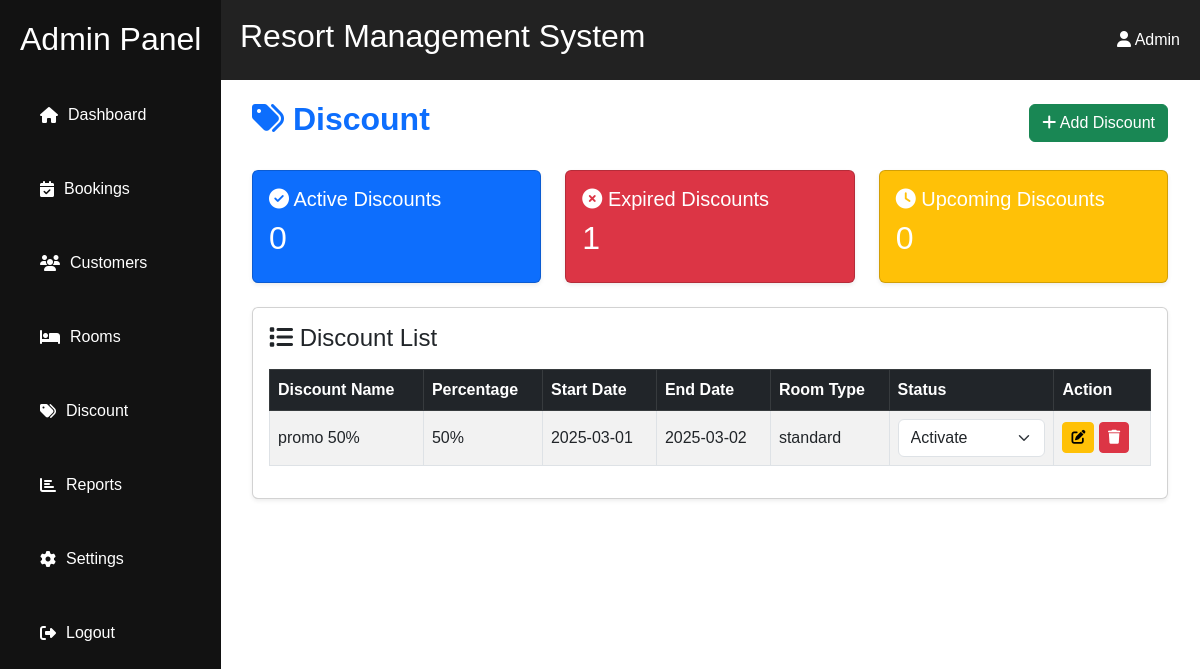
/admin/discount/index.php, run on the app's committed database.
### tables this page shows
CREATE TABLE IF NOT EXISTS `discount` (
  `discount_id` int(11) NOT NULL AUTO_INCREMENT,
  `discount_name` varchar(50) NOT NULL,
  `discount_percentage` int(11) NOT NULL,
  `discount_start` date NOT NULL,
  `discount_end` date NOT NULL,
  `discount_status` enum('activate','deactivate') NOT NULL,
  `applicable_room` enum('premium','deluxe','standard') NOT NULL,
  `created_at` datetime NOT NULL DEFAULT current_timestamp(),
  `updated_at` datetime NOT NULL DEFAULT current_timestamp(),
  PRIMARY KEY (`discount_id`)
);

### admin/includes/system_update.php (called while the page is built, shortened)
<?php
$track_query="SELECT
(SELECT COUNT(*) FROM discount WHERE discount_start<=CURDATE() && discount_end>=CURDATE()) AS active_discount,
(SELECT COUNT(*) FROM discount WHERE discount_start<CURDATE() && discount_end<CURDATE()) AS expired_discount,
(SELECT COUNT(*) FROM discount WHERE discount_start>CURDATE() && discount_end>CURDATE()) AS upcoming_discount;";
?>

### admin/discount/index.php (the view, shortened to what this page needs)
<?php
include('../../resources/database/config.php');
include("../includes/system_update.php");
$discount="SELECT * FROM discount ";
$result=mysqli_query($conn,$discount);
$track_result=mysqli_query($conn,$track_query);
$track=mysqli_fetch_assoc($track_result);
?>
<div class="content">
    <div class="container-fluid">
        <div class="d-flex justify-content-between align-items-center mb-4">
            <h2 class="fw-bold text-primary"><i class="fas fa-tags"></i> Discount</h2>
            <button class="btn btn-success"  onclick="window.location.href='create.php'">
                <i class="fas fa-plus"></i> Add Discount
            </button>
        </div>
        <div class="row mb-4">
            <div class="col-md-4">
                <div class="card text-white bg-primary shadow-sm">
                    <div class="card-body">
                        <h5 class="card-title"><i class="fas fa-check-circle"></i> Active Discounts</h5>
                        <h2><?php echo $track['active_discount'] ?></h2>
                    </div>
                </div>
            </div>
            <div class="col-md-4">
                <div class="card text-white bg-danger shadow-sm">
                    <div class="card-body">
                        <h5 class="card-title"><i class="fas fa-times-circle"></i> Expired Discounts</h5>
                        <h2><?php echo $track['expired_discount'] ?></h2>
                    </div>
                </div>
            </div>
            <div class="col-md-4">
                <div class="card text-white bg-warning shadow-sm">
                    <div class="card-body">
                        <h5 class="card-title"><i class="fas fa-clock"></i> Upcoming Discounts</h5>
                        <h2><?php echo $track['upcoming_discount'] ?></h2>
                    </div>
                </div>
            </div>
        </div>
        <div class="card shadow-sm">
            <div class="card-body">
                <h4 class="mb-3"><i class="fas fa-list"></i> Discount List</h4>
                <div class="table-responsive">
                    <table class="table table-bordered table-striped align-middle">
                        <thead class="table-dark">
                            <tr>
                                <th>Discount Name</th>
                                <th>Percentage</th>
                                <th>Start Date</th>
                                <th>End Date</th>
                                <th>Room Type</th>
                                <th>Status</th>
                                <th>Action</th>
                            </tr>
                        </thead>
                        <tbody>
                            <?php while($row=mysqli_fetch_assoc($result)){
                                $status=($row['discount_status'] == 'activate') ? 'selected' : '';
                                echo " <tr>
                                            <td>{$row['discount_name']}</td>
                                            <td>{$row['discount_percentage']}%</td>
                                            <td>{$row['discount_start']}</td>
                                            <td>{$row['discount_end']}</td>
                                            <td>{$row['applicable_room']}</td>
                                            <td><form action='update.php?id={$row['discount_id']}' method='POST'>
                                                <select class='form-select' name='status' onchange='this.form.submit()'>
                                                <option value='activate' ". ($status ? "selected" : "") .">Activate</option>
                                                <option value='deactivate' ". ($status ? "" : "selected") .">Deactivate</option>
                                                </select>
                                            </form>
                                            </td>
                                            <td>
                                                <a class='btn btn-sm btn-warning' href='edit.php?id={$row['discount_id']}'><i class='fas fa-edit'></i></a>
                                                <a class='btn btn-sm btn-danger' href='delete.php?id={$row['discount_id']}'><i class='fas fa-trash'></i></a>
                                            </td>
                                        </tr>";
                            } ?>
                        </tbody>
                    </table>
                </div>
            </div>
        </div>
    </div>
</div>

### data on the page
discount: discount_name "promo 50%", discount_percentage "50", discount_start "2025-03-01", discount_end "2025-03-02", applicable_room "standard", status "Activate"

### other printed values
$track['active_discount'] "0"
$track['expired_discount'] "1"
$track['upcoming_discount'] "0"
